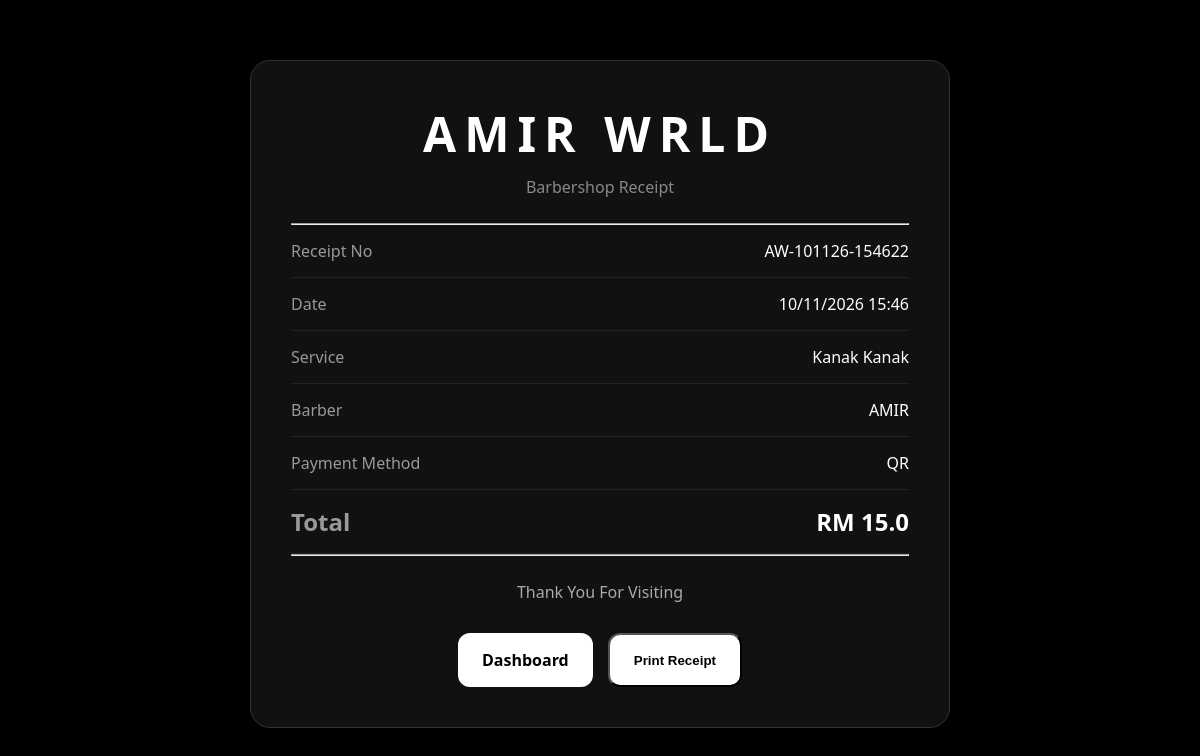
The app's page /receipt/6 with its own data.
### app.py (models this page shows)
class Sale(db.Model):
    id = db.Column(db.Integer, primary_key=True)
    customer = db.Column(db.String(100))
    service = db.Column(db.String(100))
    amount = db.Column(db.Float)
    commission = db.Column(db.Float)
    date = db.Column(
    db.DateTime,
    default=malaysia_time
)
    payment_method = db.Column(db.String(20))
    receipt_no = db.Column(db.String(50))
    receipt_image = db.Column(
    db.String(255)
)
    barber_id = db.Column(
        db.Integer,
        db.ForeignKey('barber.id')
    )
    barber = db.relationship('Barber')

class Barber(db.Model):
    id = db.Column(db.Integer, primary_key=True)
    name = db.Column(db.String(100))
    commission_rate = db.Column(db.Float)

### app.py (the view)
@app.route('/receipt/<int:id>')
def receipt(id):
    sale = db.get_or_404(
    Sale,
    id
)
    return render_template(
        'receipt.html',
        sale=sale
    )

### templates/receipt.html (shortened to what this page needs)
<!DOCTYPE html>
<html>
<head>
    <link rel="stylesheet"
    href="{{ url_for('static', filename='style.css') }}">
</head>
<body>
<div class="receipt-container">
    <div class="receipt-header">
        <h1>AMIR WRLD</h1>
        <p>Barbershop Receipt</p>
    </div>
    <hr>
    <div class="receipt-row">
        <span>Receipt No</span>
        <span>{{ sale.receipt_no }}</span>
    </div>
    <div class="receipt-row">
        <span>Date</span>
        <span>{{ sale.date.strftime('%d/%m/%Y %H:%M') }}</span>
    </div>
    <div class="receipt-row">
        <span>Service</span>
        <span>{{ sale.service }}</span>
    </div>
    <div class="receipt-row">
        <span>Barber</span>
        <span>{{ sale.barber.name }}</span>
    </div>
    <div class="receipt-row">
        <span>Payment Method</span>
        <span>{{ sale.payment_method }}</span>
    </div>
    <div class="receipt-row total">
        <span>Total</span>
        <span>RM {{ sale.amount }}</span>
    </div>
    <hr>
    <p class="thanks">
        Thank You For Visiting
    </p>
    <div class="receipt-actions">
        <a href="/" class="btn">
            Dashboard
        </a>
        <button onclick="window.print()"
        class="btn">
            Print Receipt
        </button>
    </div>
</div>
</body>
</html>

### static/style.css (style rules this page uses)
* { margin:0; padding:0; box-sizing:border-box; }
body { background:#000; color:#fff; font-family:'Segoe UI',sans-serif; padding:20px; }
.btn { background:white; color:black; padding:16px 24px; min-height:50px; border-radius:12px; text-decoration:none; font-weight:bold; transition:0.2s; }
.receipt-container { max-width:700px; margin:40px auto; background:#111; padding:40px; border-radius:20px; border:1px solid #333; }
.receipt-header { text-align:center; margin-bottom:25px; }
.receipt-header h1 { font-size:3rem; letter-spacing:8px; }
.receipt-header p { color:#888; margin-top:10px; }
.receipt-row { display:flex; justify-content:space-between; padding:15px 0; border-bottom:1px solid #222; }
.receipt-row span:first-child { color:#999; }
.total { font-size:1.5rem; font-weight:bold; }
.thanks { text-align:center; margin-top:25px; color:#aaa; }
.receipt-actions { margin-top:30px; display:flex; gap:15px; justify-content:center; }
body { padding-bottom:90px; }

### records on screen
Sale: receipt_no "AW-101126-154622", date "10/11/2026 15:46", service "Kanak Kanak", payment_method "QR", amount "15.0"
Barber: barber.name "AMIR"
